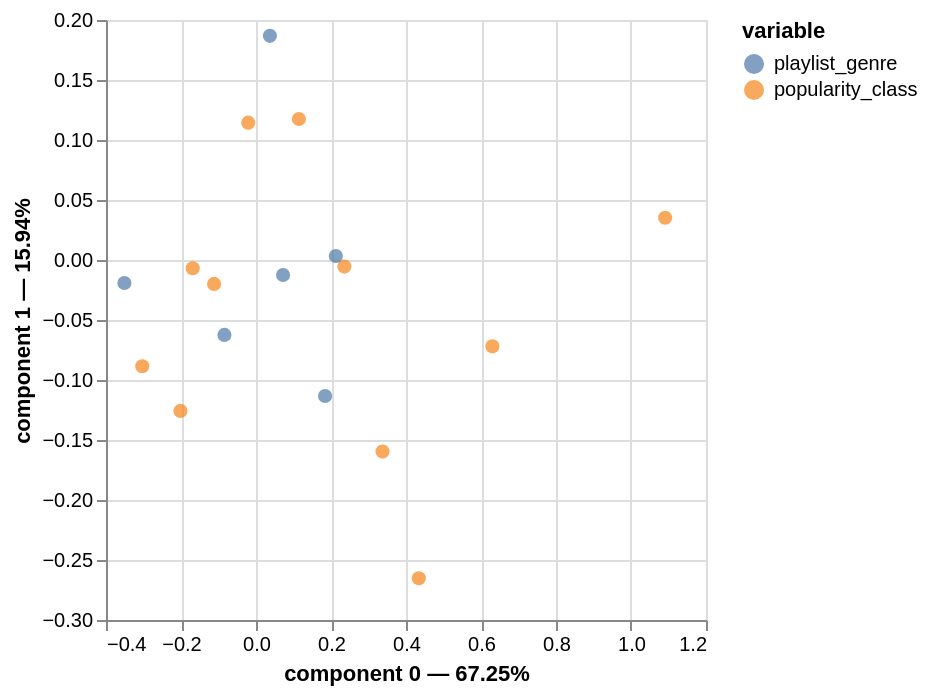

The code cell stored with this chart in its notebook:
### Markdown cell above
Selon notre hypothèse que la composante 0 est corrélée à la popularité, la pop est plus populaire que les autres genre et edm est moins populaire.

### Code cell
ca.plot(song_CA_tab)

### Figure 1 — Vega-Lite specification as saved in the notebook (floating-point values rounded to 4 significant figures)
{"config": {"view": {"continuousWidth": 300, "continuousHeight": 300}}, "layer": [{"data": {"name": "data-be5115292c569e88802b0d9d3975e6cf"}, "mark": {"type": "circle", "size": 50}, "encoding": {"color": {"field": "variable", "type": "nominal"}, "tooltip": [{"field": "variable", "type": "nominal"}, {"field": "value", "type": "nominal"}, {"field": "component 0", "type": "quantitative"}, {"field": "component 1", "type": "quantitative"}], "x": {"axis": {"title": "component 0 — 67.25%"}, "field": "component 0", "scale": {"zero": false}, "type": "quantitative"}, "y": {"axis": {"title": "component 1 — 15.94%"}, "field": "component 1", "scale": {"zero": false}, "type": "quantitative"}}, "name": "view_2"}, {"data": {"name": "data-d997a81aa255c83eda6bc44b2dcffbfc"}, "mark": {"type": "circle", "size": 50}, "encoding": {"color": {"field": "variable", "type": "nominal"}, "tooltip": [{"field": "variable", "type": "nominal"}, {"field": "value", "type": "nominal"}, {"field": "component 0", "type": "quantitative"}, {"field": "component 1", "type": "quantitative"}], "x": {"axis": {"title": "component 0 — 67.25%"}, "field": "component 0", "scale": {"zero": false}, "type": "quantitative"}, "y": {"axis": {"title": "component 1 — 15.94%"}, "field": "component 1", "scale": {"zero": false}, "type": "quantitative"}}}], "params": [{"name": "param_2", "select": {"type": "interval", "encodings": ["x", "y"]}, "bind": "scales", "views": ["view_2"]}], "$schema": "https://vega.github.io/schema/vega-lite/v5.20.1.json", "datasets": {"data-be5115292c569e88802b0d9d3975e6cf": [{"component 0": -0.1118, "component 1": -0.01995, "variable": "popularity_class", "value": "0", "label": 0}, {"component 0": -0.2015, "component 1": -0.1258, "variable": "popularity_class", "value": "1", "label": 1}, {"component 0": -0.3033, "component 1": -0.08855, "variable": "popularity_class", "value": "2", "label": 2}, {"component 0": -0.1688, "component 1": -0.006907, "variable": "popularity_class", "value": "3", "label": 3}, {"component 0": -0.02072, "component 1": 0.1144, "variable": "popularity_class", "value": "4", "label": 4}, {"component 0": 0.1144, "component 1": 0.1175, "variable": "popularity_class", "value": "5", "label": 5}, {"component 0": 0.2357, "component 1": -0.005501, "variable": "popularity_class", "value": "6", "label": 6}, {"component 0": 0.3374, "component 1": -0.1597, "variable": "popularity_class", "value": "7", "label": 7}, {"component 0": 0.4341, "component 1": -0.2652, "variable": "popularity_class", "value": "8", "label": 8}, {"component 0": 0.6304, "component 1": -0.07197, "variable": "popularity_class", "value": "9", "label": 9}, {"component 0": 1.091, "component 1": 0.03521, "variable": "popularity_class", "value": "10", "label": 10}], "data-d997a81aa255c83eda6bc44b2dcffbfc": [{"component 0": -0.351, "component 1": -0.01916, "variable": "playlist_genre", "value": "edm", "label": "edm"}, {"component 0": 0.2129, "component 1": 0.003345, "variable": "playlist_genre", "value": "latin", "label": "latin"}, {"component 0": 0.1842, "component 1": -0.1134, "variable": "playlist_genre", "value": "pop", "label": "pop"}, {"component 0": -0.08422, "component 1": -0.06242, "variable": "playlist_genre", "value": "r&b", "label": "r&b"}, {"component 0": 0.03705, "component 1": 0.1868, "variable": "playlist_genre", "value": "rap", "label": "rap"}, {"component 0": 0.07213, "component 1": -0.01252, "variable": "playlist_genre", "value": "rock", "label": "rock"}]}}
